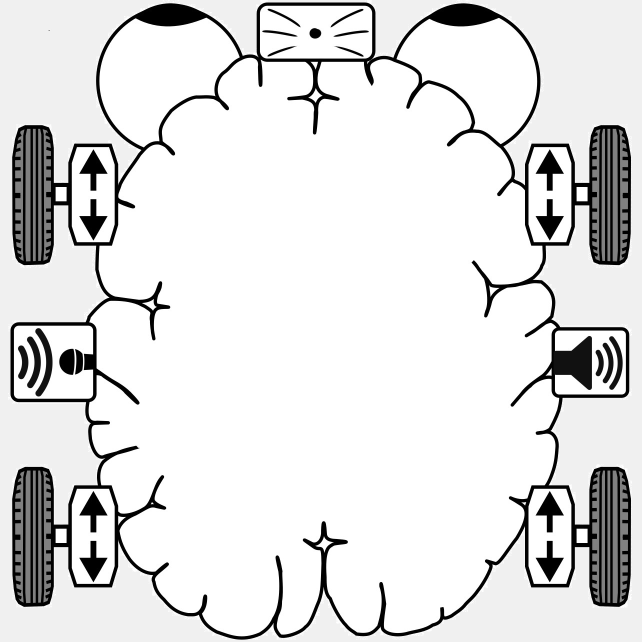
%> input picture NeuroRobotToolbox/workspace2.jpg, 1283 x 1283 px (shown at 1/2 size)
$ octave slice_xy.m   (GNU Octave 9; MATLAB toolbox functions it lacks are replaced by stand-ins)
%> lines starting %> are read from the running program, lines starting %| are printed output that depends on the picture; in (x1, y1, x2, y2) boxes, pixels count from 0 and x2, y2 are one past the last pixel; in counts of white or black regions, pixels touching at a corner belong together; the program's own positions count from 1

im3 = flipud(255 - ((255 - imread('workspace2.jpg'))));
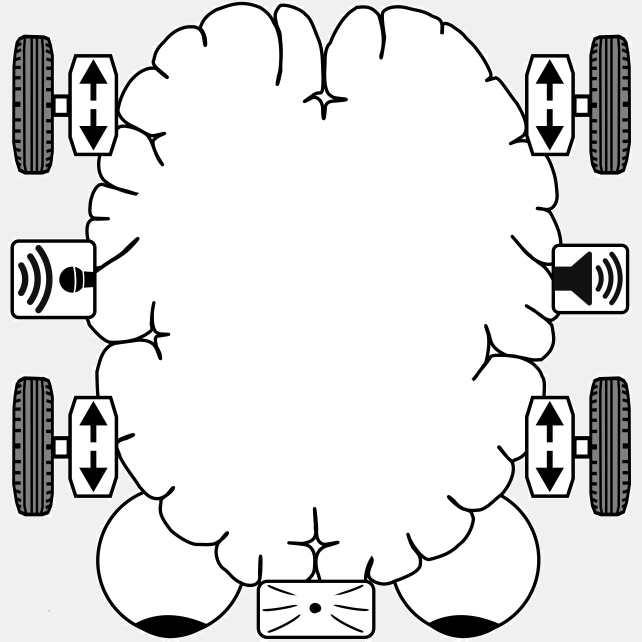
%> im3: size 1283x1283x3 uint8 (shown at 1/2 size); min 0, max 255, mean 223.9; mean of the top-left, top-right, bottom-left and bottom-right quarters 223.7, 223.9, 223.6, 224.5
im = mean(im3, 3);
im = im > 200;
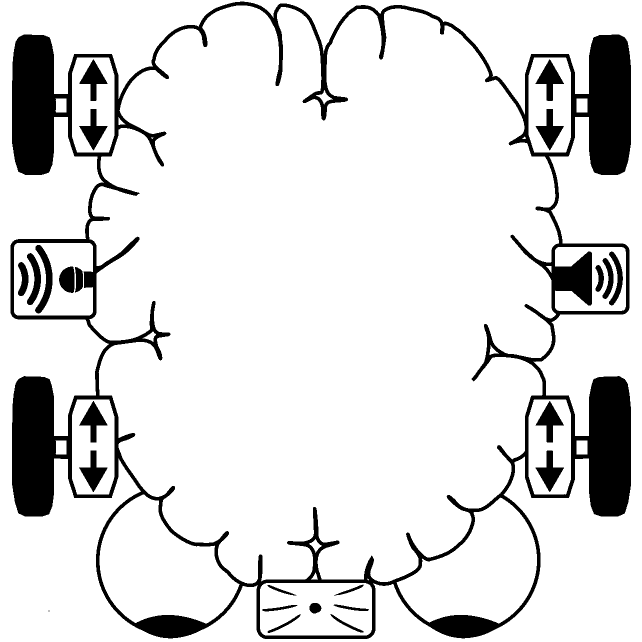
%> im: size 1283x1283 logical (shown at 1/2 size); 87.3% white; 25 black regions (1 under 20 px), largest, box (x1, y1, x2, y2) and area: (21, 3, 1262, 1278) 183378, (70, 490, 105, 627) 1906, (1071, 118, 1128, 202) 1893

im = imerode(im, ones(42));
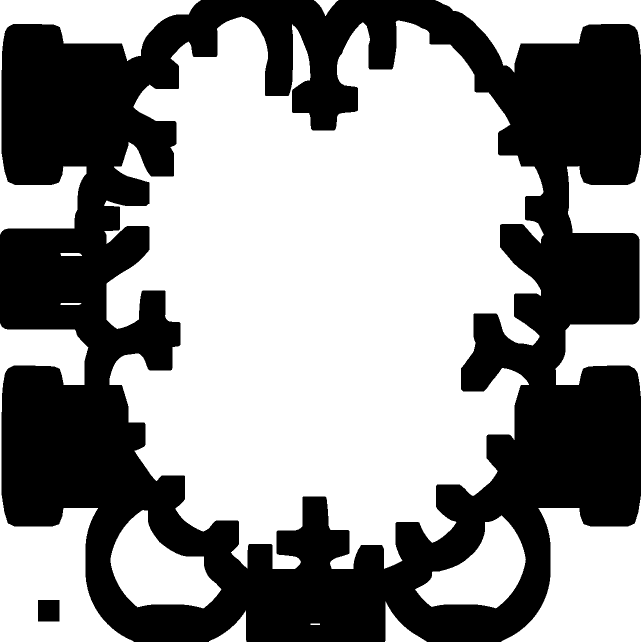
%> im: size 1283x1283 logical (shown at 1/2 size); 56.3% white; 2 black regions, box (x1, y1, x2, y2) and area: (0, 0, 1282, 1283) 717107, (76, 1200, 119, 1243) 1849
% im = imerode(im, ones(200));

cc = bwconncomp(im);
%> cc = 12 connected components
numPixels = cellfun(@numel,cc.PixelIdxList);
%> numPixels = [42316 59468 244 160 665604 24546 1840 57 684 2588 21535 108091]
[biggest,idx] = max(numPixels);
%> biggest = 665604; idx = 5

figure(1)
clf
imagesc(im)
set(gca, 'ydir', 'normal')
hold on

[y, x] = ind2sub([1283 1283], cc.PixelIdxList{idx});
plot(x, y, 'marker', '.', 'linestyle', 'none', 'markersize', 1, 'color', 'r')
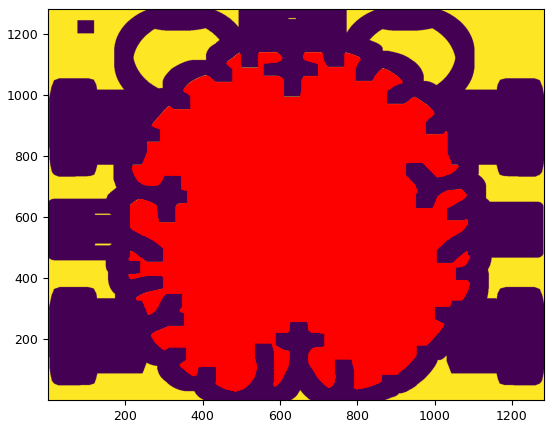
%> figure redrawn from the program's plot data

x = x / 1283;
y = y / 1283;
x = (x * 6) - 3;
y = (y * 6) - 3;

figure(2)
clf
plot(x, y, 'marker', '.', 'linestyle', 'none', 'markersize', 1, 'color', 'r')
set(gca, 'ydir', 'normal')
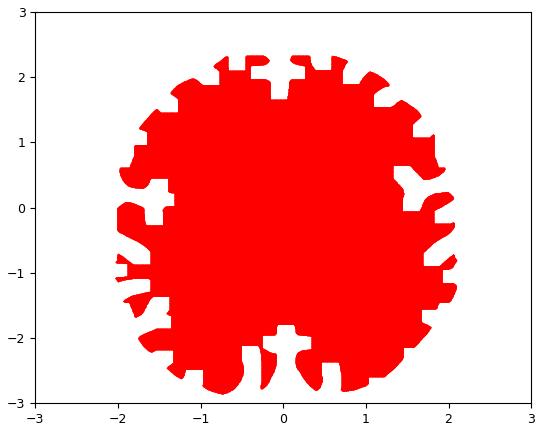
%> figure redrawn from the program's plot data
hold on

% [8 lines of commented-out code are left out]

brain_im_xy = [x y];
% save('brain_im_xy', 'brain_im_xy');

$ run again, with NeuroRobotToolbox/2023-07-12-05-17-56-Lesson2C-brain_print.jpg copied over NeuroRobotToolbox/workspace2.jpg
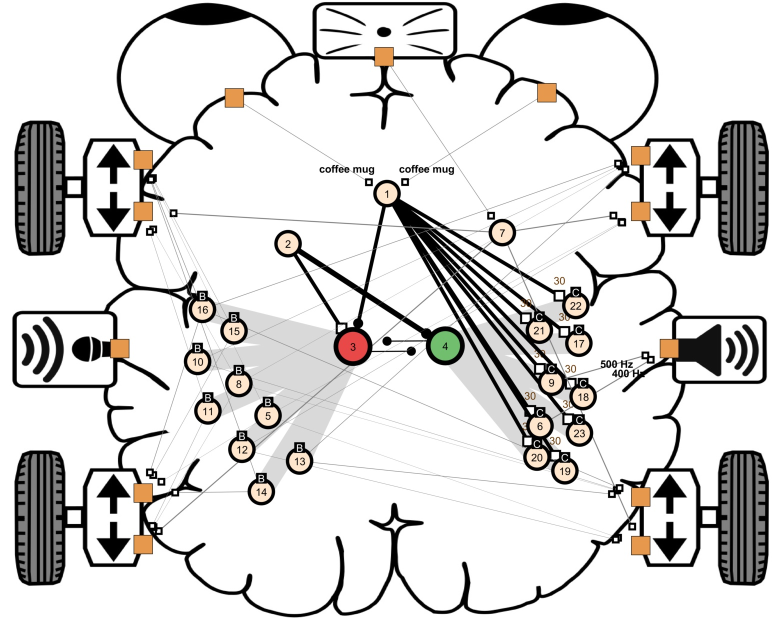
%> input picture NeuroRobotToolbox/2023-07-12-05-17-56-Lesson2C-brain_print.jpg, 1563 x 1238 px (shown at 1/2 size)
%> `im = imerode(im, ones(42));`:
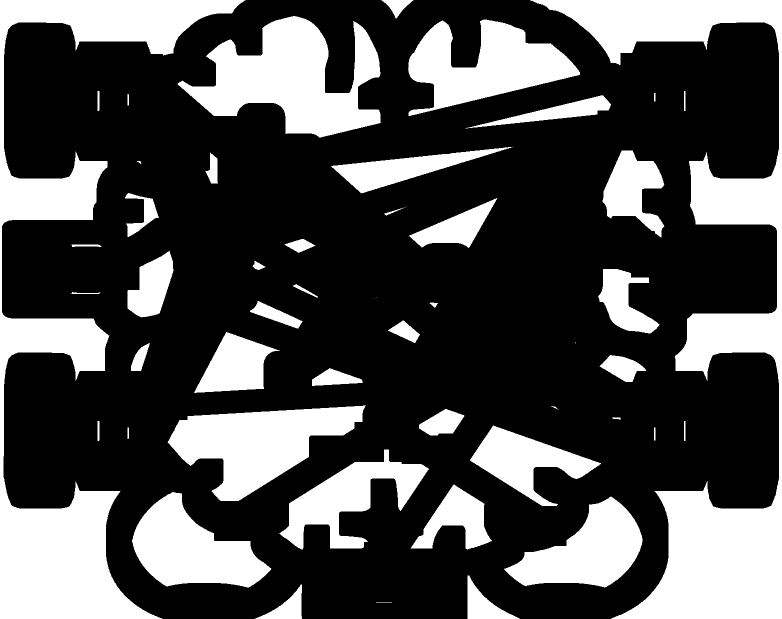
%> im: size 1238x1563 logical (shown at 1/2 size); 29.8% white; 54 white regions (7 under 20 px), largest, box (x1, y1, x2, y2) and area: (1060, 0, 1563, 1238) 131991, (0, 0, 491, 1238) 126892, (355, 32, 762, 275) 51043
%> cc = 54 connected components
%> numPixels = 54 values, max 131991 at index 43, min 1 at index 25, mean 10667.9
%> biggest = 131991; idx = 43
%> `set(gca, 'ydir', 'normal')`:
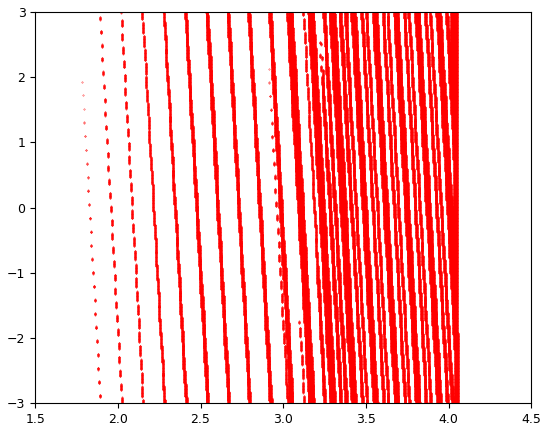
%> figure redrawn from the program's plot data
